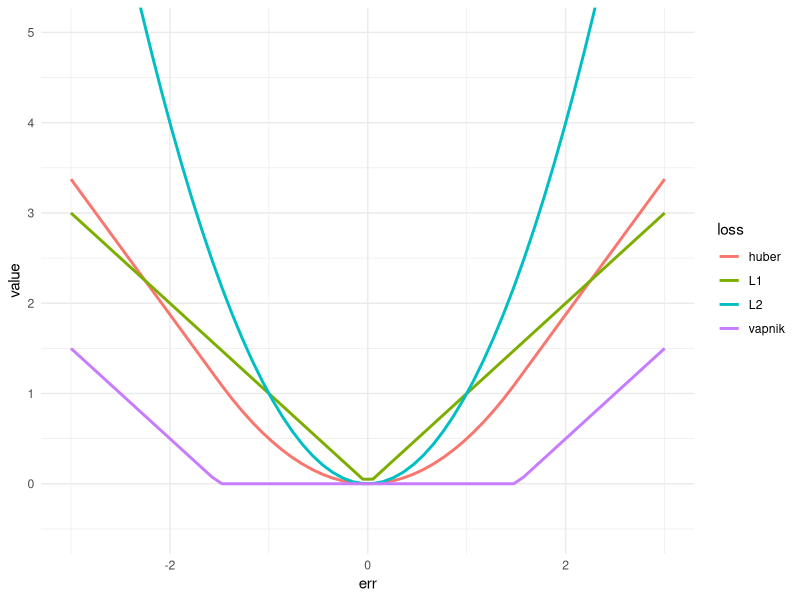

Here is the R script that generated this plot:
library(tidyverse)

# data
delta <- 1.5

df <- tibble(
  err = seq(-3, 3, length.out = 60)
) |>
  mutate(
    L1 = abs(err),
    L2 = err^2,
    ind = abs(err) <= delta,
    huber = if_else(
      ind,
      0.5 * err^2,
      delta * abs(err) - (delta^2 / 2)
    ),
    vapnik = if_else(
      ind,
      0,
      abs(err) - delta
    )
  ) |>
  select(-ind) |>
  pivot_longer(
    -err,
    names_to = "loss",
    values_to = "value"
  )

# plot
ggplot(
  df,
  aes(x = err, y = value, col = loss)
) +
  geom_line(size = 1) +
  coord_cartesian(
    ylim = c(-0.5, 5)
  ) +
  labs(linetype = NULL) +
  theme_minimal()
